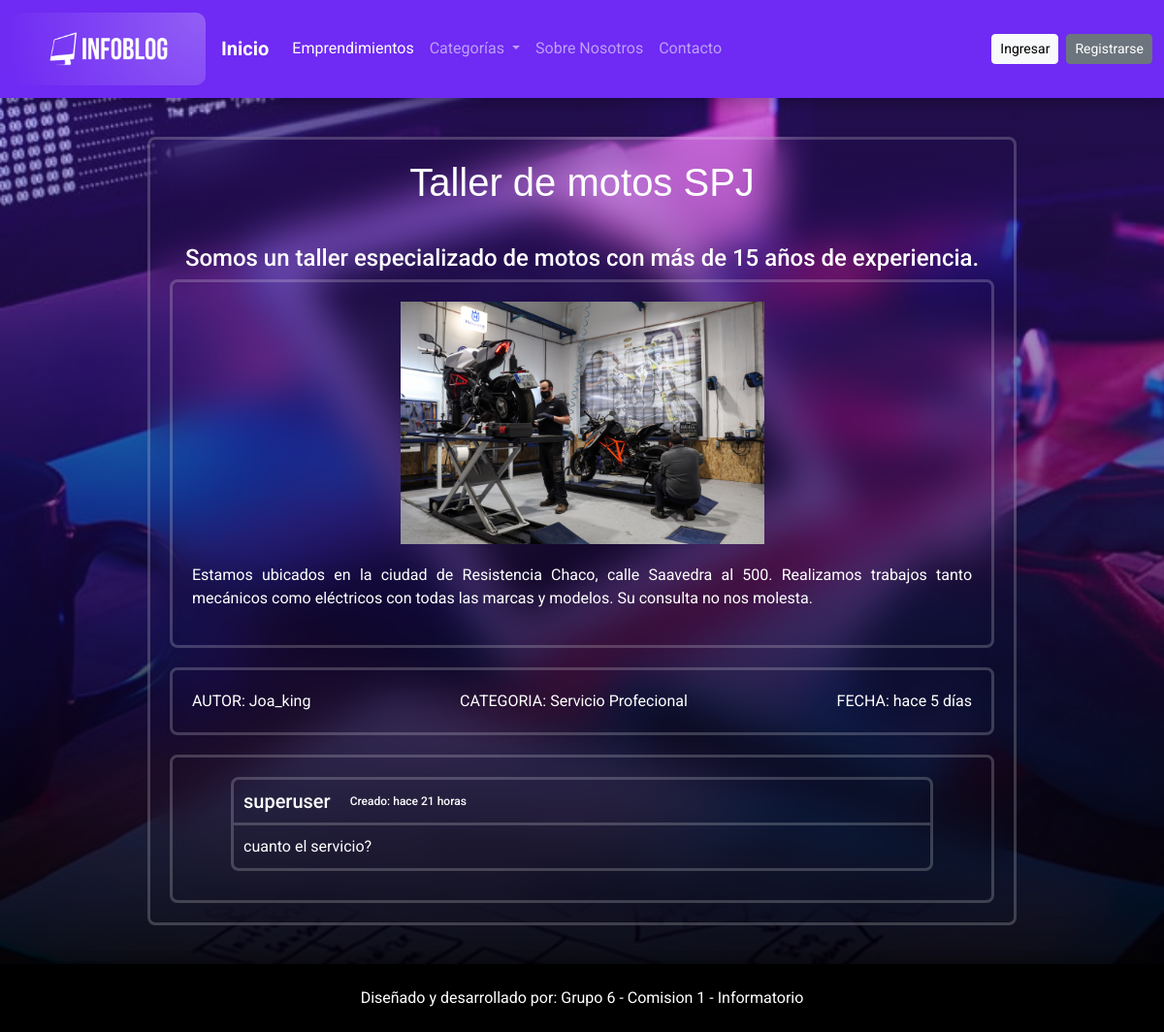
Screenshot of /emprendimientos/Detalle/45 with the database file from the repository.
### apps/empr/models.py (models this page shows, shortened)
class Emprendimientos(models.Model):
    creado = models.DateTimeField(
		'creado',
		auto_now_add=True
	)
    modificado = models.DateTimeField(
		'modificado',
		auto_now=True
	)
    titulo = models.CharField(max_length=80)
    resumen = models.TextField()
    contenido = models.TextField()
    autor = models.ForeignKey(User, on_delete = models.CASCADE)
    imagen = models.ImageField(upload_to= 'empr')
    categoria = models.ForeignKey(Categoria, on_delete = models.CASCADE)
    def get_creado_naturaltime(self):
        now = timezone.now()
        diff = now - self.creado
        if diff < timedelta(minutes=1):
            return 'hace unos segundos'
        elif diff < timedelta(hours=1):
            minutes = diff.seconds // 60
            return f'hace {minutes} minutos'
        elif diff < timedelta(days=1):
            hours = diff.seconds // 3600
            return f'hace {hours} horas'
        elif diff < timedelta(days=30):
            days = diff.days
            return f'hace {days} días'
        else:
            return self.creado.strftime('%d de %B de %Y a las %H:%M')
    def get_modificado_naturaltime(self):
        now = timezone.now()
        diff = now - self.modificado
        print(diff)
        if diff < timedelta(minutes=1):
            return 'hace unos segundos'
        elif diff < timedelta(hours=1):
            minutes = diff.seconds // 60
            return f'hace {minutes} minutos'
        elif diff < timedelta(days=1):
            hours = diff.seconds // 3600
            return f'hace {hours} horas'
        elif diff < timedelta(days=30):
            days = diff.days
            return f'hace {days} días'
        else:
            return self.creado.strftime('%d de %B de %Y a las %H:%M')
    def MisComentarios(self):
        return self.comentarios_set.all()

class Categoria(models.Model):
    nombre = models.CharField(max_length=80)
    imagen = models.ImageField(upload_to='categorias')
    resumen = models.TextField()
    def __str__(self):
        return self.nombre

### apps/comentarios/models.py (models this page shows, shortened)
class Comentarios(models.Model):
    creado = models.DateTimeField(
        'creado',
        auto_now_add=True
    )
    modificado = models.DateTimeField(
        'modificado',
        auto_now=True
    )
    texto = models.TextField(max_length = 1000)
    estado = models.BooleanField(default=False)
    usuario = models.ForeignKey(User, on_delete = models.CASCADE)
    emprendimiento = models.ForeignKey(Emprendimientos, on_delete = models.CASCADE)
    def get_creado_naturaltime(self):
        now = timezone.now()
        diff = now - self.creado
        if diff < timedelta(minutes=1):
            return 'hace unos segundos'
        elif diff < timedelta(hours=1):
            minutes = diff.seconds // 60
            return f'hace {minutes} minutos'
        elif diff < timedelta(days=1):
            hours = diff.seconds // 3600
            return f'hace {hours} horas'
        elif diff < timedelta(days=30):
            days = diff.days
            return f'hace {days} días'
        else:
            return self.creado.strftime('%d de %B de %Y a las %H:%M')
    def get_modificado_naturaltime(self):
        now = timezone.now()
        diff = now - self.modificado
        print(diff)
        if diff < timedelta(minutes=1):
            return 'hace unos segundos'
        elif diff < timedelta(hours=1):
            minutes = diff.seconds // 60
            return f'hace {minutes} minutos'
        elif diff < timedelta(days=1):
            hours = diff.seconds // 3600
            return f'hace {hours} horas'
        elif diff < timedelta(days=30):
            days = diff.days
            return f'hace {days} días'
        else:
            return self.creado.strftime('%d de %B de %Y a las %H:%M')

### apps/empr/views.py (the view)
# urls.py: path('Detalle/<int:pk>', views.DetalleEmprendimientos.as_view(), name="detalle_emprendimiento"),
class DetalleEmprendimientos(DetailView):
    model = Emprendimientos
    template_name = 'empr/detalles.html'
    context_object_name = 'emprendimientos'
    def get_context_data(self, **kwargs):
        context = super().get_context_data(**kwargs)
        context['user'] = self.request.user
        return context

### proyectoFinal/context_processors.py (called while the page is built)
def categorias_processor(request):
    cat_context = Categoria.objects.all()
    num_categorias = len(cat_context)
    return {
        'cat_context': cat_context,
        'num_categorias': num_categorias,
    }

def emprendimientos_processor(request):
    emprendimientos = Emprendimientos.objects.all()
    num_emprendimientos = len(emprendimientos)
    return{
        'empr_context': emprendimientos,
        'num_emprendimientos': num_emprendimientos,
    }

def usuarios_processor(request):
    usuarios = User.objects.all()
    num_usuarios = len(usuarios)
    return{
        'num_usuarios': num_usuarios
    }

def emprendimientos_categorias(request):
    categorias = Categoria.objects.filter(emprendimientos__isnull=False).distinct()
    emprendimientos_por_categoria = {}
    for cat in categorias:
        emprendimientos = Emprendimientos.objects.filter(categoria=cat)
        emprendimientos_por_categoria[cat] = emprendimientos
    return {'empr_cat': emprendimientos_por_categoria}

### templates/empr/detalles.html (shortened to what this page needs)
{% extends 'base.html' %}
{% block css%}
{% load static %}
<link rel="stylesheet" href="{% static 'css/style_detalles.css'%}">
{%endblock%}
{% block contenido %}
<div class="base">
	<div class="contenedor">
		<div class="detalles">
			<h1 class="titulos">{{emprendimientos.titulo}}</h1>
			<h4 class="resumen">{{emprendimientos.resumen}}</h4>
			<div class="cont">
				<div class="cont-img">
					<img class="img-empr" src="{{emprendimientos.imagen.url}}" alt="foto de emprendimiento">
				</div>
				<p class="contenido">{{emprendimientos.contenido}}</p>
			</div>
			<div class="info">
				<p class="autores">AUTOR: {{emprendimientos.autor}}</p>
				<p class="categorias">CATEGORIA: {{emprendimientos.categoria}}</p>
				{% if emprendimientos.get_modificado_naturaltime != emprendimientos.get_creado_naturaltime %}
				<p class="fecha">FECHA: {{emprendimientos.get_creado_naturaltime}}</p>
        		<p class="fecha">Editado: {{emprendimientos.get_modificado_naturaltime}}</p>
				{%else%}
				<p class="fecha">FECHA: {{emprendimientos.get_creado_naturaltime}}</p>
    			{% endif %}
			</div>
			<div class="cont">
				{%for com in emprendimientos.MisComentarios%}
				<div class="com">
					<div class="datos">
						<div class="nombre">
							<h5 class="usuario">{{com.usuario}}</h5>
							{% if com.get_modificado_naturaltime != com.get_creado_naturaltime %}
							<h5 class="fecha">Modificado {{ com.get_modificado_naturaltime }}</h5>
							{%else%}
							<h5 class="fecha">Creado: {{com.get_creado_naturaltime }}</h5>
							{% endif %}
						</div>
					</div>
					<div class="comentario">
						<p>{{com.texto}}</p>
					</div>
				</div>
				{%endfor%}
			</div>
		</div>
	</div>
</div>
{% endblock contenido %}

### static/css/style_detalles.css (style rules this page uses)
.base { display: flex; justify-content: center; background:linear-gradient(rgba(111,42,243,0.3), rgba(0,0,0,0.9)), url("../img/login/fondo1.jpg"); background-size: cover; height: 100%; padding: 40px; }
.contenedor { max-width: 80%; min-width: 400px; height: 100%; background: transparent; backdrop-filter: blur(20px); color: white; padding: 20px; border: solid; border-radius: 8px; border-color: rgba(255, 255, 255, 0.2); }
.detalles { text-align: center; }
.resumen { margin-top: 40px; }
.titulos { font-family:'Lucida Sans', 'Lucida Sans Regular', 'Lucida Grande', 'Lucida Sans Unicode', Geneva, Verdana, sans-serif; }
.cont { padding: 20px; border: solid; border-radius: 8px; border-color: rgba(255, 255, 255, 0.2); }
.cont-img { height: 250px; }
.img-empr { margin: auto; max-width: 100%; max-height: 100%; }
.contenido { text-align: justify; margin-top: 20px; }
.info { display: flex; justify-content: space-between; border: solid; border-radius: 8px; border-color: rgba(255, 255, 255, 0.2); margin: 20px 0px; padding: 20px; }
.autores, .categorias, .fecha { margin: 0; }
.com { border: solid; border-color: rgba(255, 255, 255, 0.2); border-radius: 8px; margin: 0px 40px 10px 40px; }
.datos { display:flex; justify-content: space-between; padding: 10px 10px; border-bottom: solid; border-color: rgba(255, 255, 255, 0.2); }
.nombre { display: flex; }
.nombre .usuario, .nombre .fecha { margin: 0px 20px 0px 0px; }
.nombre .usuario { display: flex; align-items: center; }
.nombre .fecha { display: flex; align-items: center; font-size: 12px; }
.comentario { padding: 10px; }
.comentario p { margin: 0; text-align: justify; }

### static/css/style.css (style rules this page uses)
* { margin: 0; padding: 0; -webkit-box-sizing: border-box; -moz-box-sizing: border-box; box-sizing: border-box; }
body { padding: 0; margin: 0; background: linear-gradient(rgba(111,42,243,0.5), rgba(111,42,243,0.2)) ,url("../img/fondo-claro2.jpg"); background-size:cover; font-family: 'Roboto', 'Open Sans', Arial, Helvetica, Sans-serif, Verdana; }

### rows the page displays
Emprendimientos: titulo "Taller de motos SPJ", resumen "Somos un taller especializado de motos con más de 15 años de experiencia.", imagen (picture), contenido "Estamos ubicados en la ciudad de Resistencia Chaco, calle Saavedra al 500. Realizamos trabajos tanto mecánicos como eléctricos con todas las marcas y modelos. Su consulta no nos molesta.", autor "Joa_king", categoria "Servicio Profecional", get_creado_naturaltime "hace 5 días"
Comentarios: usuario "superuser", get_creado_naturaltime "hace 21 horas", texto "cuanto el servicio?"
